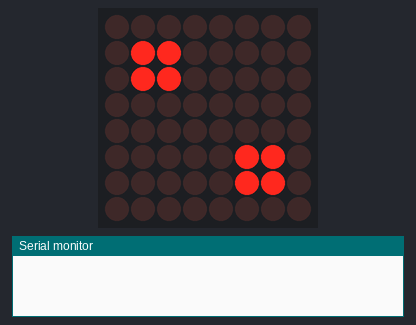
The program below on a simulated ESP8266 (NodeMCU). Shown: 8×8 LED matrix, the last lines printed to the serial monitor. Random numbers use the default seed unless the program sets one.

Above: at 1.1 s.
At 5.1 s:
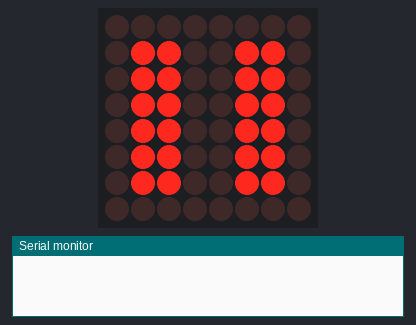
At 6.28 s:
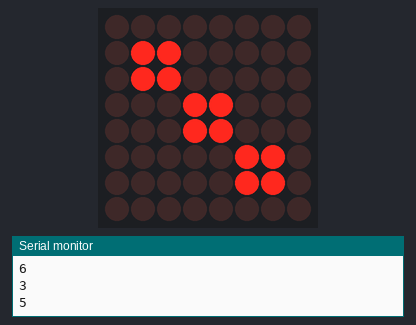
At 25.4 s:
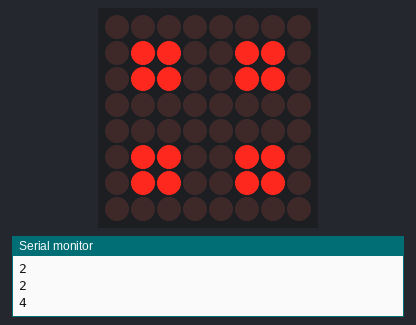
At 28.9 s:
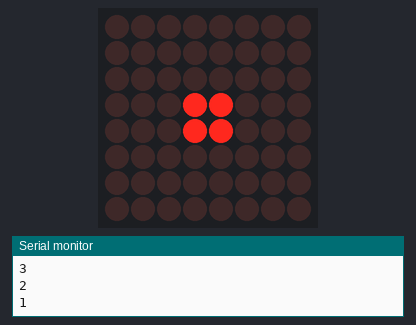
At 35.8 s:
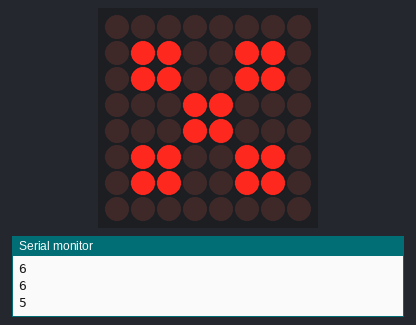

The program:

main.cpp
```cpp
#include <Arduino.h>
#include "LedControl.h"

//We always have to include the library
#include "LedControl.h"

	const uint8_t IMAGES[][8] = {
{
  0b00000000,
  0b00000000,
  0b00000000,
  0b00011000,
  0b00011000,
  0b00000000,
  0b00000000,
  0b00000000
},{
  0b00000000,
  0b01100000,
  0b01100000,
  0b00000000,
  0b00000000,
  0b00000110,
  0b00000110,
  0b00000000
},{
  0b00000000,
  0b01100000,
  0b01100000,
  0b00011000,
  0b00011000,
  0b00000110,
  0b00000110,
  0b00000000
},{
  0b00000000,
  0b01100110,
  0b01100110,
  0b00000000,
  0b00000000,
  0b01100110,
  0b01100110,
  0b00000000
},{
  0b00000000,
  0b01100110,
  0b01100110,
  0b00011000,
  0b00011000,
  0b01100110,
  0b01100110,
  0b00000000
},{
  0b00000000,
  0b01100110,
  0b01100110,
  0b01100110,
  0b01100110,
  0b01100110,
  0b01100110,
  0b00000000
}};
const int IMAGES_LEN = sizeof(IMAGES)/8;

/*
 Now we need a LedControl to work with.
 ***** These pin numbers will probably not work with your hardware *****
 pin D5 is connected to the DataIn
 pin D6 is connected to the CLK
 pin D7 is connected to LOAD
 We have only a single MAX72XX.
 */
LedControl lc=LedControl(D5,D6,D7,1);

void drawDice() {
	for (int i = 0; i< IMAGES_LEN; i++) {
		lc.setRow(0,0,IMAGES[i][0]);
		lc.setRow(0,1,IMAGES[i][1]);
		lc.setRow(0,2,IMAGES[i][2]);
		lc.setRow(0,3,IMAGES[i][3]);
		lc.setRow(0,4,IMAGES[i][4]);
		lc.setRow(0,5,IMAGES[i][5]);
		lc.setRow(0,6,IMAGES[i][6]);
		lc.setRow(0,7,IMAGES[i][7]);
		delay(1000);
	}
}

void setup() {
  /*
   The MAX72XX is in power-saving mode on startup,
   we have to do a wakeup call
   */

	Serial.begin(9600);

  lc.shutdown(0,false);
  /* Set the brightness to a medium values */
  lc.setIntensity(0,8);
  /* and clear the display */
  lc.clearDisplay(0);

	drawDice();
}


void roll() {
	int rolling = random(1,20);
	int a = 50;
	for(int i = 0; i<rolling; i++) {
		int diceNow = random(0,6);
		Serial.println(diceNow+1);
		lc.setRow(0,0,IMAGES[diceNow][0]);
		lc.setRow(0,1,IMAGES[diceNow][1]);
		lc.setRow(0,2,IMAGES[diceNow][2]);
		lc.setRow(0,3,IMAGES[diceNow][3]);
		lc.setRow(0,4,IMAGES[diceNow][4]);
		lc.setRow(0,5,IMAGES[diceNow][5]);
		lc.setRow(0,6,IMAGES[diceNow][6]);
		lc.setRow(0,7,IMAGES[diceNow][7]);
		delay(a*i);
	}

}

void loop() {
  //writeArduinoOnMatrix();
  //rows();
  //columns();
  //single();
	roll();
	Serial.print("Stop");
	delay(5000);
}
```

Measured:
- what the display in image 0 shows lasts 1.0 s, from 1.0 s to 2.0 s
- what the display in image 1 shows lasts 1.1 s, from 5.0 s to 6.1 s
- what the display in image 2 shows lasts 0.4 s, from 6.1 s to 6.5 s
- what the display in image 3 shows lasts 1.2 s, from 25.4 s to 26.6 s
- what the display in image 4 shows lasts 5.8 s, from 28.9 s to 34.7 s
